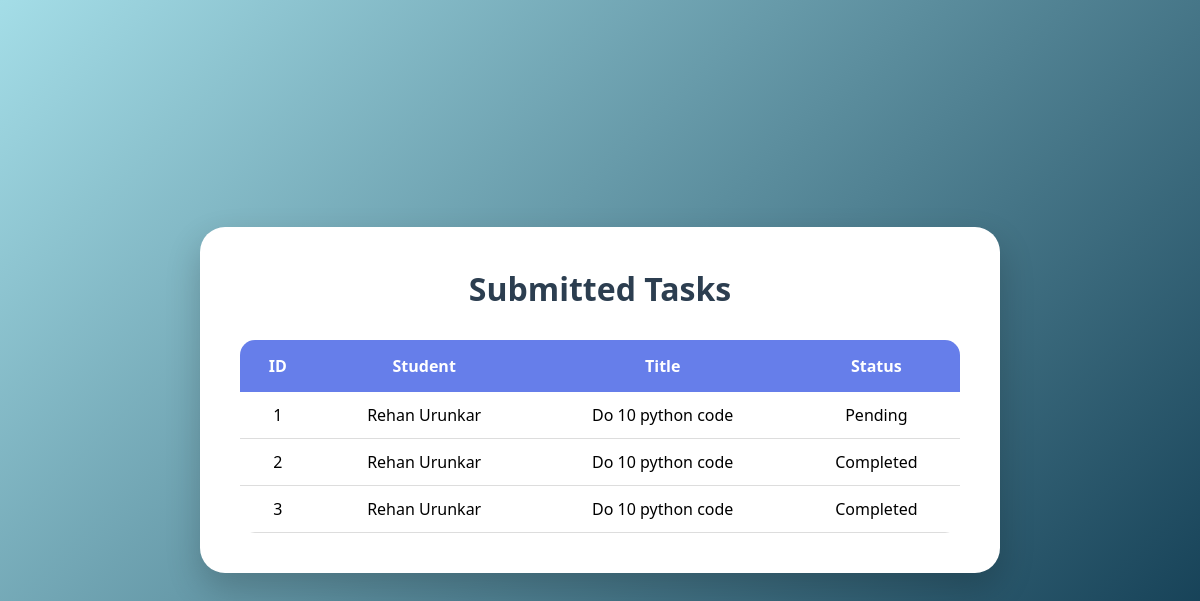
/tasks, run on an earlier commit of the app's database.
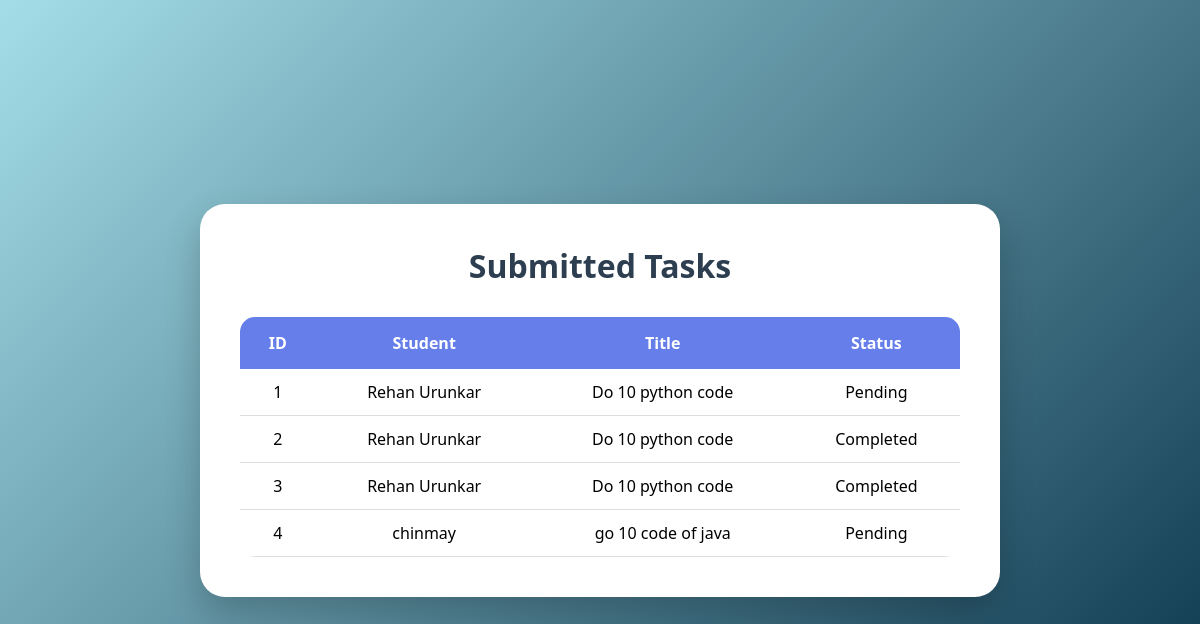
And on a later commit of the database.
### tables this page shows
CREATE TABLE tasks(
    id INTEGER PRIMARY KEY AUTOINCREMENT,
    student_name TEXT,
    task_title TEXT,
    task_description TEXT,
    status TEXT
);

### app.py (the view)
@app.route('/tasks')
def tasks():
    conn = sqlite3.connect("internship.db")
    cursor = conn.cursor()
    cursor.execute("SELECT * FROM tasks")
    data = cursor.fetchall()
    conn.close()
    return render_template(
        "tasks.html",
        tasks=data
    )

### templates/tasks.html (shortened to what this page needs)
<!DOCTYPE html>
<html>
<head>
<link rel="stylesheet"
href="{{ url_for('static', filename='style.css') }}">
</head>
<body>
<div class="container">
<h1>Submitted Tasks</h1>
<table>
<tr>
<th>ID</th>
<th>Student</th>
<th>Title</th>
<th>Status</th>
</tr>
{% for task in tasks %}
<tr>
<td>{{ task[0] }}</td>
<td>{{ task[1] }}</td>
<td>{{ task[2] }}</td>
<td>{{ task[4] }}</td>
</tr>
{% endfor %}
</table>
</div>
</body>
</html>

### static/style.css (style rules this page uses)
* { margin:0; padding:0; box-sizing:border-box; }
body { font-family:'Segoe UI', Tahoma, Geneva, Verdana, sans-serif; background:linear-gradient( 135deg, #a4dde7, #083249 ); min-height:100vh; display:flex; justify-content:center; align-items:center; }
.container { width:800px; background:white; padding:40px; border-radius:25px; box-shadow: 0 15px 35px rgba(0,0,0,0.2); animation:fadeIn 0.6s ease-in-out; }
h1 { text-align:center; color:#2c3e50; margin-bottom:30px; font-size:32px; font-weight:bold; }
table { width:100%; border-collapse:collapse; overflow:hidden; border-radius:15px; margin-top:20px; }
th { background:#667eea; color:white; padding:15px; }
td { padding:12px; text-align:center; border-bottom:1px solid #ddd; }

What changed in the data, as far as the page shows it:
added tasks: id "4", student_name "chinmay", task_title "go 10 code of java", status "Pending"
